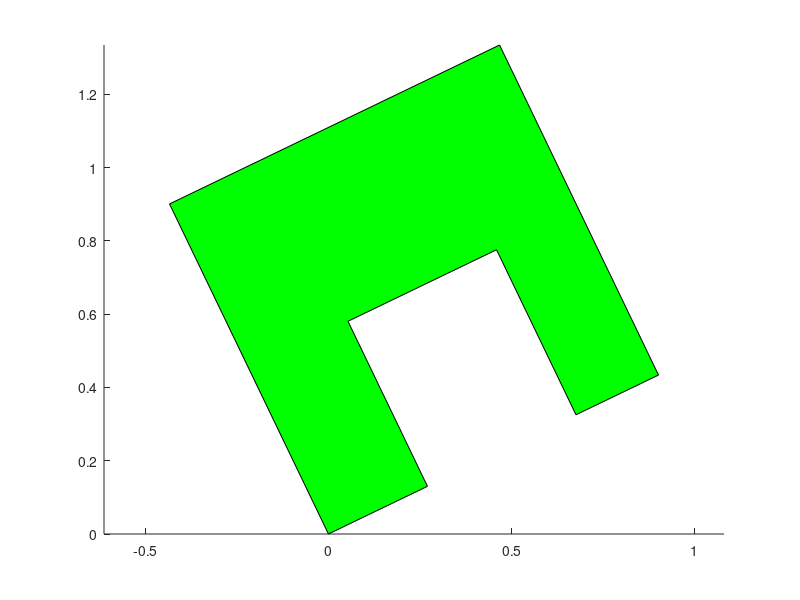

Write the MATLAB code that produced this figure. (Note: this script raises an error after producing the figure.)
close all
clear all

% field polygon
% each column is a vertex
P = [0 0;
     0 1;
     1 1;
     1 0;
     0.75 0;
     0.75 0.5;
     0.3 0.5;
     0.3 0]';

%% rotate the polygon

% rotation angle
ang = -1*pi/7;

% rotation matrix
Mrot = [cos(ang) sin(ang); -sin(ang) cos(ang)];

% rotate polygon
Pr = Mrot*P;

% plot it
figure
patch(Pr(1,:),Pr(2,:),'g')
axis equal
hold on

%% find intersections with strip boundaries

% limits
dely = 0.2;
miny = min(Pr(2,:));
maxy = max(Pr(2,:));
dy = miny-dely;

kk=0;
while dy<maxy,
    kk = kk+1;
    
    % and shift it
    dy = dy + dely;
    % store the shift for later
    dys(kk) = dy;

    % the shift in Y
    Prs = [Pr(1,:);
           Pr(2,:) - dy];

    % find intersections with X axis
    ints = findIntersectionsWithX(Prs);
    if numel(ints)>0,
        % shift the intersection line back
        ints(2,:) = ints(2,:)+dy;
        % plot strip boundary
        plot(ints(1,:),ints(2,:),'--ko')
    end
    intsLists{kk} = ints;
end

%% determine strips

% initialise list
% each strip stored as vertices
strips = {};

for kk=2:numel(intsLists),
    
    % the appropriate min and max y values
    miny = dys(kk-1)
    maxy = dys(kk)
    
    % combine intersection lists
    intsBoth = [intsLists{kk-1} intsLists{kk}];
    
    % sort them by x ordinate
    [sortx,isort]=sort(intsBoth(1,:));
    intsBothSorted = [sortx; intsBoth(2,isort)]
    
    % initialize sweep along x
    inTop = false;
    inBtm = false;
    xStart = inf;
    
    for ii=1:size(intsBothSorted,2),
        % grab the next intersection
        thisInt = intsBothSorted(:,ii);
        % toggle top or bottom state
        if thisInt(2)==miny,
            inBtm = not(inBtm);
        else
            inTop = not(inTop);
        end
        % if not in a strip
        if isinf(xStart),
            % start a new strip
            xStart = thisInt(1);
        elseif (not(inBtm))&&(not(inTop)),
            % end of a strip
            xEnd = thisInt(1);            
            % add to strip list
            strips = {strips{:},[[xStart xEnd xEnd xStart];[miny miny maxy maxy]]};
            % plot it
            patch([xStart xEnd xEnd xStart],[miny miny maxy maxy],'r')
            % reset xStart
            xStart = inf;
        end
    end
end